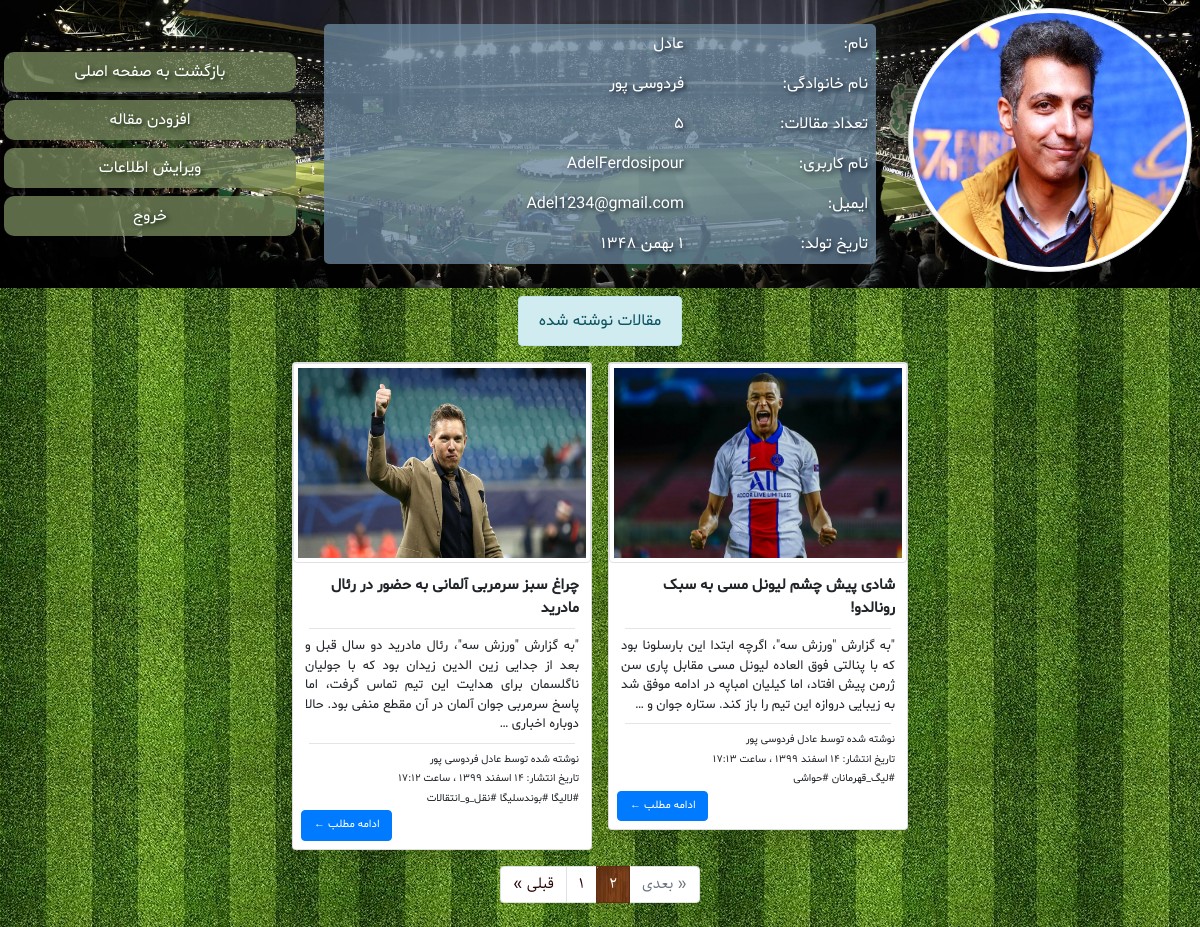
Page /football/dashboard?page=2 (signed in) on the committed database.
### football/models.py (models this page shows, shortened)
class UserProfile(models.Model):
    user = models.OneToOneField(User, on_delete=models.CASCADE, related_name='profile')
    picture = models.ImageField(upload_to='profile_images', verbose_name='تصویر')
    birthday = models.DateField(verbose_name='تاریخ تولد')
    class Meta:
        verbose_name = 'نویسنده'
        verbose_name_plural = 'نویسندگان'
    def __str__(self):
        return '{} {}'.format(self.user.first_name, self.user.last_name)

class Article(models.Model):
    STATUS_CHOICES = (
        ('D', 'پیش نویس'),
        ('P', 'منتشر شده')
    )
    title = models.CharField(max_length=100, verbose_name='عنوان')
    author = models.ForeignKey(UserProfile, on_delete=models.SET_NULL, null=True,
        related_name='articles', verbose_name='نویسنده')
    content = models.TextField(verbose_name='محتوا')
    thumbnail = models.ImageField(upload_to='images', verbose_name='تصویر')
    slug = models.SlugField(max_length=100, unique=True, verbose_name='آدرس مقاله')
    categories = models.ManyToManyField(Category, related_name='articles',
        verbose_name='دسته بندی ها')
    publish = models.DateTimeField(default=timezone.now, verbose_name='زمان انتشار')
    created = models.DateTimeField(auto_now_add=True)
    updated = models.DateTimeField(auto_now=True)
    status = models.CharField(max_length=1, choices=STATUS_CHOICES, verbose_name='وضعیت')
    class Meta:
        verbose_name = 'مقاله'
        verbose_name_plural = 'مقالات'
    def jpublish(self):
        return datetime_to_jalali_str(self.publish)
    jpublish.short_description = 'زمان انتشار'
    objects = ArticleManager()

class Category(models.Model):
    name = models.CharField(max_length=100, unique=True, verbose_name='عنوان')
    slug = models.SlugField(max_length=100, unique=True, verbose_name='آدرس دسته بندی')
    position = models.IntegerField(verbose_name='جایگاه')
    class Meta:
        verbose_name = 'دسته بندی'
        verbose_name_plural = 'دسته بندی ها'
        ordering = ['position']

### football/views.py (the view)
# urls.py: path('dashboard', views.dashboard, name='dashboard'),
@login_required
def dashboard(request):
    profile = request.user.profile
    article_list = profile.articles.published()
    paginator = Paginator(article_list, 3)
    page_number = request.GET.get('page', 1)
    articles = paginator.get_page(page_number)
    context = {
        'profile': profile,
        'articles': articles,
    }
    return render(request, 'football/dashboard.html', context)

### extensions/jalali.py (called while the page is built)
    def persian_tuple(self):
        return self.persian_year, self.persian_month, self.persian_day

### extensions/utils.py (called while the page is built)
def numbers_to_persian(string):
    en_to_fa = {
        '0': '۰',
        '1': '۱',
        '2': '۲',
        '3': '۳',
        '4': '۴',
        '5': '۵',
        '6': '۶',
        '7': '۷',
        '8': '۸',
        '9': '۹',
    }
    for en, fa in en_to_fa.items():
        string = string.replace(en, fa)
    return string

def datetime_to_jalali_str(time):
    jalali_month = (
        'فروردین',
        'اردیبهشت',
        'خرداد',
        'تیر',
        'مرداد',
        'شهریور',
        'مهر',
        'آبان',
        'آذر',
        'دی',
        'بهمن',
        'اسفند'
    )
    time = timezone.localtime(time)
    year, month, day = jalali.Gregorian(time.year, time.month, time.day).persian_tuple()
    jalali_to_str = '{} {} {} ، ساعت {:02d}:{:02d}'.format(
        day,
        jalali_month[month-1],
        year,
        time.hour,
        time.minute
    )
    return numbers_to_persian(jalali_to_str)

def date_to_jalali_str(date):
    jalali_month = (
        'فروردین',
        'اردیبهشت',
        'خرداد',
        'تیر',
        'مرداد',
        'شهریور',
        'مهر',
        'آبان',
        'آذر',
        'دی',
        'بهمن',
        'اسفند'
    )
    year, month, day = jalali.Gregorian(date.year, date.month, date.day).persian_tuple()
    jalali_to_str = '{} {} {}'.format(day, jalali_month[month-1], year)
    return numbers_to_persian(jalali_to_str)

### football/models.py (called while the page is built)
    def published(self):
        return self.filter(status='P')

### football/templatetags/base_filters.py (called while the page is built)
@register.filter
@stringfilter
def to_persian(mystr):
    return numbers_to_persian(mystr)

@register.filter
@stringfilter
def underscored(mystr):
    return mystr.replace(' ', '_')

@register.filter
def date_to_jalali(mystr):
    return date_to_jalali_str(mystr)

### football/templatetags/base_tags.py (called while the page is built)
@register.inclusion_tag('football/article_card.html')
def article_card(article):
    return {
        'article': article,
    }

@register.inclusion_tag('football/article_pagination.html')
def article_pagination(page_obj):
    return {
        'articles': page_obj,
    }

### templates/football/dashboard.html (shortened to what this page needs)
<!DOCTYPE html>
{% load static %}
{% load base_filters %}
{% load base_tags %}
<html>
<head>
    <link rel="stylesheet" href="https://maxcdn.bootstrapcdn.com/bootstrap/4.5.2/css/bootstrap.min.css">
	<link rel="stylesheet" href="https://cdnjs.cloudflare.com/ajax/libs/font-awesome/4.7.0/css/font-awesome.min.css">
    <link rel='stylesheet' href='{% static "football/css/dashboard.css" %}'>
    <link rel='stylesheet' href='{% static "football/css/article_card.css" %}'>
	<link rel='stylesheet' href='{% static "football/css/article_pagination.css" %}'>
</head>
<body>
    <header class='row container-fluid p-0 m-0 text-white'>
        <div class='col-md-3 p-2'>
            <img src='{{profile.picture.url}}' class='d-block w-100 rounded-circle img-thumbnail profile-img'>
        </div>
        <div class='col-md-6 p-4'>
            <div class='container-fluid user-info'>
                <div class='row pu-2'>
                    <div class='col-sm-4 text-right p-2'>نام:</div>
                    <div class='col-sm-8 text-right p-2'>{{profile.user.first_name}}</div>
                </div>
                <div class='row'>
                    <div class='col-sm-4 text-right p-2'>نام خانوادگی:</div>
                    <div class='col-sm-8 text-right p-2'>{{profile.user.last_name}}</div>
                </div>
                <div class='row'>
                    <div class='col-sm-4 text-right p-2'>تعداد مقالات:</div>
                    <div class='col-sm-8 text-right p-2'>{{articles.paginator.count|to_persian}}</div>
                </div>
                <div class='row'>
                    <div class='col-sm-4 text-right p-2'>نام کاربری:</div>
                    <div class='col-sm-8 text-right p-2'>{{profile.user.username}}</div>
                </div>
                <div class='row'>
                    <div class='col-sm-4 text-right p-2'>ایمیل:</div>
                    <div class='col-sm-8 text-right p-2'>{{profile.user.email}}</div>
                </div>
                <div class='row'>
                    <div class='col-sm-4 text-right p-2'>تاریخ تولد:</div>
                    <div class='col-sm-8 text-right p-2'>{{profile.birthday|date_to_jalali}}</div>
                </div>
            </div>
        </div>
        <aside class='col-md-3 p-0 text-center d-flex flex-column justify-content-center'>
            <a type='button' class='d-block text-white m-1 p-2' href='{% url "football:home" %}'>
                بازگشت به صفحه اصلی
            </a>
            <a type='button' class='d-block text-white m-1 p-2' href='{% url "football:add-article" %}'>
                افزودن مقاله
            </a>
            <a type='button' class='d-block text-white m-1 p-2' href='#'>
                ویرایش اطلاعات
            </a>
            <a type='button' class='d-block text-white m-1 p-2' href='{% url "football:sign-out" %}'>
                خروج
            </a>
        </aside>
    </header>
    <main class='container-fluid p-0 m-0'>
        <div class='text-center p-2'>
            <span class='d-inline-block alert alert-info m-0'>مقالات نوشته شده</span>
        </div>
        <div class='w-100 d-flex flex-row-reverse flex-wrap justify-content-center align-items-start'>
        {% if articles %}
            {% for article in articles %}
                {% article_card article %}
            {% endfor %}
        {% else %}
        <div class='text-center p-2'>
            <span class='d-inline-block alert alert-warning m-0'>شما هنوز هیچ مقاله ای ننوشته اید</span>
        </div>
        {% endif %}
        </div>
        {% if articles.has_other_pages %}
            {% article_pagination articles %}
        {% endif %}
    </main>
</body>
</html>

### templates/football/article_card.html
{% load base_filters %}
<article class='card m-2 shadow article'>
    <img src='{{article.thumbnail.url}}' class='img-thumbnail card-img-top article-img'>
    <div class='p-2'>
        <p class='font-weight-bold text-right m-1 title'>{{article.title}}</p>
        <hr class='m-2'>
        <p class='text-justify m-1'>{{article.content|truncatewords:40}}</p>
        <hr class='m-2'>
        <p class='small text-right m-1'>نوشته شده توسط {{article.author}}</p>
        <p class='small text-right m-1'>تاریخ انتشار: {{article.jpublish}}</p>
        <p class='small text-right m-1'>
            {% for category in article.categories.all %}
            <span>#{{category.name|underscored}}</span>
            {% endfor %}
        </p>
        <a href='{% url "football:article" article.slug %}' class="btn btn-primary continue" role="button">ادامه مطلب &larr;</a>
    </div>
</article>

### static/football/css/dashboard.css (style rules this page uses)
body { direction: rtl; font-family: Shabnam; }
img.profile-img { height: 22vw; }
header { background-image: url('../images/header_bg.jpg'); background-size: cover; background-position: center; }
.user-info { background-color: #68859cc7; border-radius: 5px; text-shadow: 2px 2px 5px #050f1d; }
main { background-image: url('../images/content_bg.jpg'); background-repeat: repeat; }
aside { border-radius: 0; }
aside a { background-color: #77885dc7; border-radius: 10px; text-shadow: 2px 2px 5px #091d05; }

### static/football/css/article_card.css (style rules this page uses)
article { font-family: Shabnam; font-size: 13px; width: 300px; }
.title { font-size: 15px; }
.article-img { height: 200px; }
.continue { font-size: 11px; }

### rows in the picture
UserProfile: picture (picture), user.first_name "عادل", user.last_name "فردوسی پور", user.username "AdelFerdosipour", user.email "Adel1234@gmail.com", birthday "۱ بهمن ۱۳۴۸"
Article: thumbnail (picture), title "چراغ سبز سرمربی آلمانی به حضور در رئال مادرید", content "\"به گزارش \"ورزش سه\"، رئال مادرید دو سال قبل و بعد از جدایی زین الدین زیدان بود که با جولیان ناگلسمان برای هدایت این تیم تماس گرفت، اما پاسخ سرمربی جوان آلمان در آن مقطع منفی بود. حالا دوباره اخباری …", author "عادل فردوسی پور", jpublish "۱۴ اسفند ۱۳۹۹ ، ساعت ۱۷:۱۲"
Category: name|underscored "لالیگا"
Category: name|underscored "بوندسلیگا"
Category: name|underscored "نقل_و_انتقالات"
Article: thumbnail (picture), title "شادی پیش چشم لیونل مسی به سبک رونالدو!", content "\"به گزارش \"ورزش سه\"، اگرچه ابتدا این بارسلونا بود که با پنالتی فوق العاده لیونل مسی مقابل پاری سن ژرمن پیش افتاد، اما کیلیان امباپه در ادامه موفق شد به زیبایی دروازه این تیم را باز کند. ستاره جوان و …", author "عادل فردوسی پور", jpublish "۱۴ اسفند ۱۳۹۹ ، ساعت ۱۷:۱۳"
Category: name|underscored "لیگ_قهرمانان"
Category: name|underscored "حواشی"

### other values in the picture
{{ articles.paginator.count|to_persian }} "۵"
{{ i|to_persian }} "۱"
{{ i|to_persian }} "۲"
